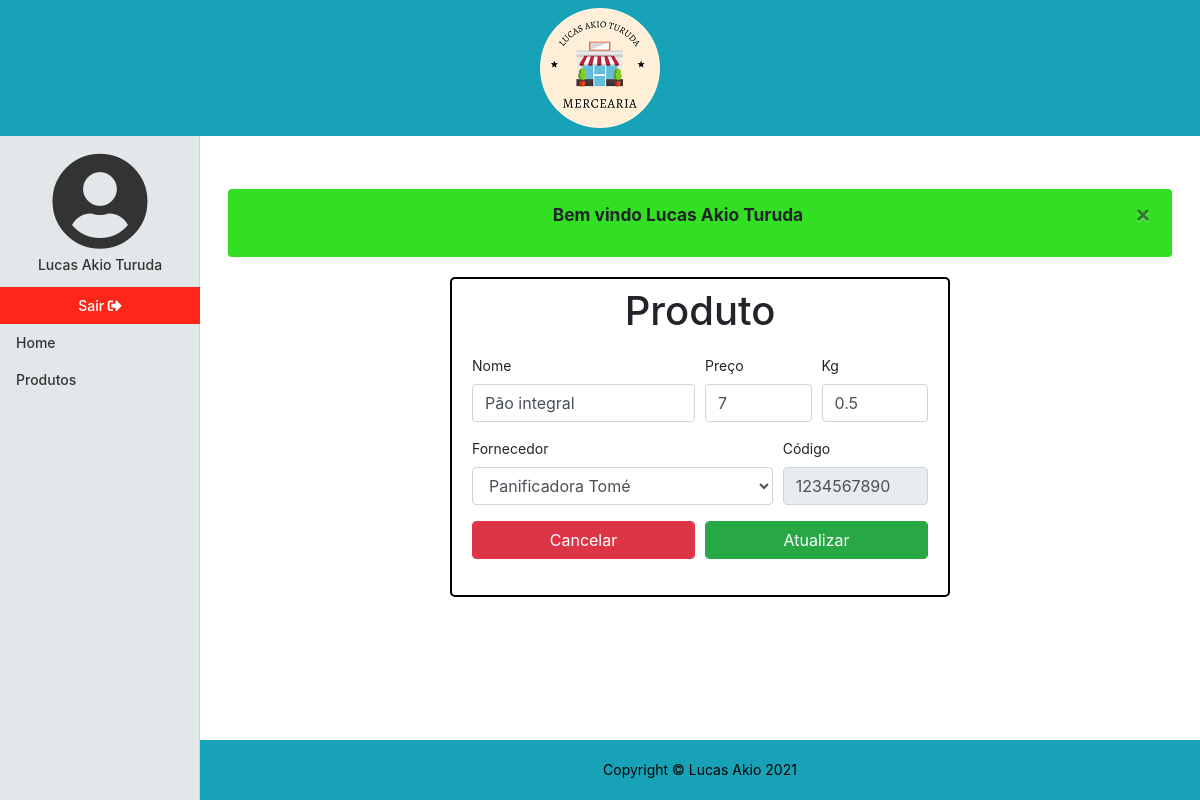
The app's page /produtos/editar/&id=1 (signed in), older data.
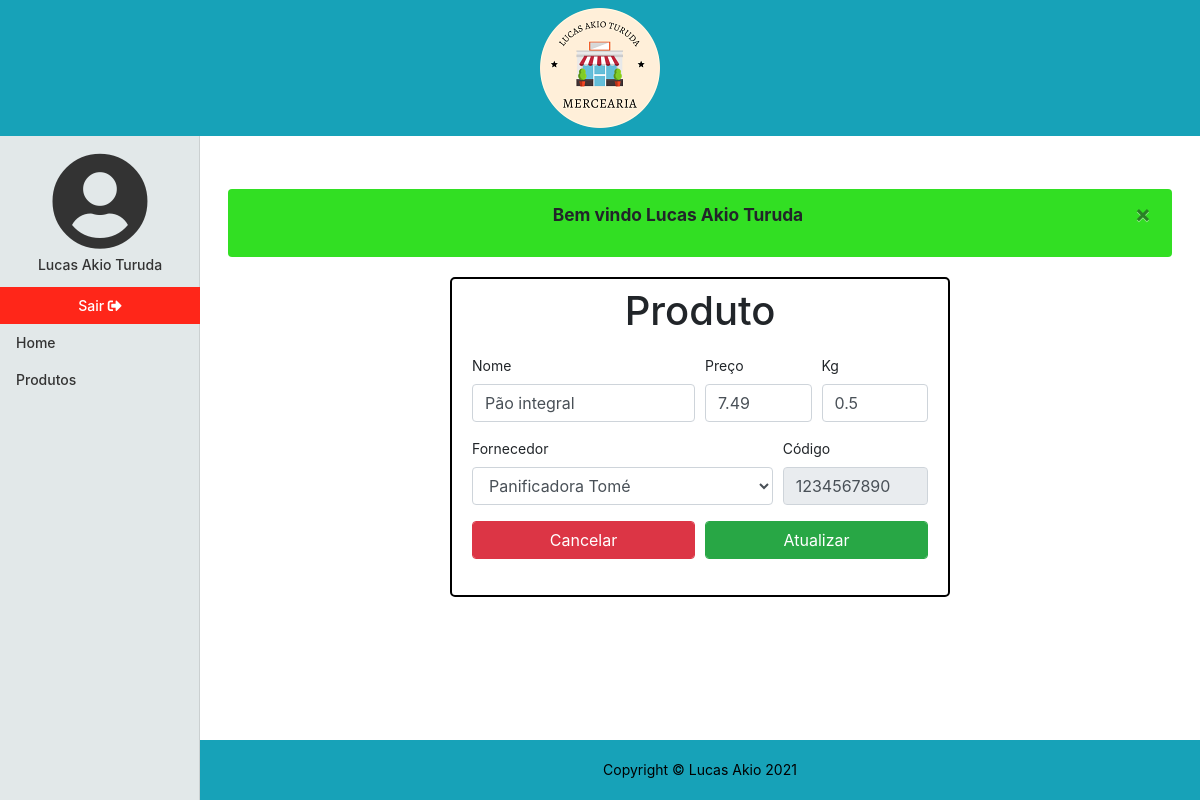
The same page, newer data.
### tables this page shows
CREATE TABLE `produto` (
  `id` int NOT NULL AUTO_INCREMENT,
  `nome` varchar(30) NOT NULL,
  `preco` double NOT NULL,
  `fornecedor_id` int NOT NULL,
  `codigo_id` int NOT NULL,
  `kilograma` double NOT NULL DEFAULT '0',
  `dt_registro` datetime NOT NULL,
  PRIMARY KEY (`id`,`fornecedor_id`,`codigo_id`),
  KEY `fk_produto_fornecedor_idx` (`fornecedor_id`),
  KEY `fk_produto_codigo_idx` (`codigo_id`),
  CONSTRAINT `fk_produto_codigo` FOREIGN KEY (`codigo_id`) REFERENCES `codigo` (`id`) ON DELETE RESTRICT ON UPDATE RESTRICT,
  CONSTRAINT `fk_produto_fornecedor` FOREIGN KEY (`fornecedor_id`) REFERENCES `fornecedor` (`id`)
);

CREATE TABLE `fornecedor` (
  `id` int NOT NULL AUTO_INCREMENT,
  `nome` varchar(50) NOT NULL,
  `cnpj` varchar(18) NOT NULL,
  `dt_registro` datetime NOT NULL,
  PRIMARY KEY (`id`),
  UNIQUE KEY `cnpj_UNIQUE` (`cnpj`)
);

CREATE TABLE `codigo` (
  `id` int NOT NULL AUTO_INCREMENT,
  `barra` varchar(43) NOT NULL DEFAULT '1234567890',
  PRIMARY KEY (`id`),
  UNIQUE KEY `barra_UNIQUE` (`barra`)
);

### core/ConfigController.php (called while the page is built, shortened)
<?php
class ConfigController
{
    private string $urlMetodo;
    public function __construct()
    {
        if(!empty(filter_input(INPUT_GET,"url",FILTER_SANITIZE_URL)))
        {
            $this->url = filter_input(INPUT_GET,"url",FILTER_SANITIZE_URL);
            $this->urlDividida = explode('/',$this->url,);
            if(isset($this->urlDividida[1]) && !empty($this->urlDividida[1]))
            {
                $this->urlMetodo = $this->urlDividida[1];
            }
            else{
                $this->urlMetodo = "index";
            }
        }
        else{
            $this->urlController = "login";
            $this->urlMetodo = "index";
        }
    }
    public function carregar()
    {
        $metodo = $this->urlMetodo;
        $pagina = new $classe();
        $pagina->$metodo();
    }
}
?>

### index.php (called while the page is built, shortened)
<?php
$url = new Core\ConfigController();
$url->carregar();
?>

### app/Model/Model.php (called while the page is built, shortened)
<?php
class Model extends Conexao
{
    private $conn;
    private $resultado;
    function __construct()
    {
        $this->conn = parent::conectar();
    }
    final protected function projetarExpecifico($query,$parametros = array(), bool $unico = true)
    {
        $this->query = $this->conn->prepare($query);
        $this->parametros($this->query,$parametros);
        $this->query->execute();
        if($unico){
            $this->resultado = $this->query->fetch(PDO::FETCH_ASSOC);
        }
        else{
            $this->resultado = $this->query->fetchAll(PDO::FETCH_ASSOC);
        }
        return $this->resultado;
    }
    private function parametros($query,$parametros = array()): void
    {
        foreach($parametros as $parametro => $valor)
        {
            $this->valoresParam($query,$parametro,$valor);
        }
    }
    private function valoresParam($query,$parametro,$valor): void
    {
        $query->bindParam(":$parametro",$valor);
    }
}
?>

### app/Model/Conexao.php (called while the page is built, shortened)
<?php
class Conexao
{
   private $bdType = "mysql";
   private $host = "localhost";
   private $user = "root";
   private $password = "root";
   private $port = 3306;
   private $bdname = "mercearia";
   protected function conectar()
   {
       try{
            $con = new PDO($this->bdType.':host='.$this->host.';port='.$this->port.';dbname='.$this->bdname, $this->user, $this->password);
            $con->setAttribute(PDO::ATTR_ERRMODE, PDO::ERRMODE_EXCEPTION);
            return $con;
       }
       catch(PDOException $e)
       {
           $alerta = new \App\Model\Alerta();
           $msg= $alerta->alertaFalha("Não foi possivel realizar uma conexão com o site, tente novamente!");
           $_SESSION['msg'] = $msg;
            header("Location:". URL . "paginaInvalida/index");
            exit();
       }
   }
}

### app/Model/Produtos.php (called while the page is built, shortened)
<?php
    class Produtos extends Model
    {
        public function editar($id): array
        {
            $produto = parent::projetarExpecifico(
            "SELECT p.id, p.nome, p.preco, p.fornecedor_id, f.nome AS fornecedor, p.codigo_id, c.barra AS codigo, p.kilograma, p.dt_registro
            FROM produto p
            INNER JOIN fornecedor f
            ON p.fornecedor_id = f.id
            INNER JOIN codigo c
            ON p.codigo_id = c.id
            WHERE p.id = :id LIMIT 1",$id,false);
            if(!empty($produto)){
                return $produto;
            }
            exit();
        }
    }
?>

### app/View/produto/editar.php (the view, shortened to what the changed rows need)
<!DOCTYPE html>
<html lang="pt-br">
<head>
    <link rel="stylesheet" href="https://cdn.jsdelivr.net/npm/bootstrap@4.6.0/dist/css/bootstrap.min.css">
    <link href="<?php echo URL; ?>app/Assets/css/mercearia.css" rel="stylesheet">
    <link href="<?php echo URL; ?>app/Assets/fontawesome/css/all.css" rel="stylesheet">
</head>
<?php
include_once "app/View/include/header.php";
?>
<div class="container-fluid">
    <div class="row">
        <?php
        include_once "app/View/include/menulateral.php";
        ?>
        <div class="col-md-9 ml-auto col-lg-10 principal">
            <main role="main" class="m-2">
                <?php
                if (isset($_SESSION['msg'])) {
                    echo $_SESSION['msg'];
                }
                $produto = $this->dados[0];
                ?>
                <div id="form-atualizar">
                    <h1 class="text-center mt-2">Produto</h1>
                    <form action="<?php echo URL;?>produtos/atualizar" method="POST">
                        <div class="form-row">
                            <div class="form-group col-12 col-sm-6">
                                <label for="form_nome">Nome</label>
                                <input type="text" name="nome" class="form-control" id="form_nome" value="<?php echo $produto['nome'] ?>">
                            </div>
                            <div class="form-group col-6 col-sm-3">
                                <label for="form_preco">Preço</label>
                                <input type="number" name="preco" id="form_preco" class="form-control" value="<?php echo $produto['preco'] ?>" min="0.10" step="0.01">
                            </div>
                            <div class="form-group col-6 col-sm-3">
                                <label for="form_kilograma">Kg</label>
                                <input type="number" name="kilograma" id="form_kilograma" class="form-control" value="<?php echo $produto['kilograma'] ?>" min='0.001' step="0.001">
                            </div>
                        </div>
                        <div class="form-row">
                            <div class="form-group col-12 col-sm-8">
                                <label for="form_fornecedor">Fornecedor</label>
                                <select name="fornecedor_id" class="form-control" id="form_fornecedor">
                                    <option value="<?php echo $produto['fornecedor_id']?>" id="option_padrao" selected><?php echo $produto['fornecedor']?></option>
                                </select>
                            </div>
                            <div class="form-group col-12 col-sm-4">
                                <label for="form-codigo">Código</label>
                                <input type="text" name="codigo" value="<?php echo $produto['codigo']?>" id="form-codigo" class="form-control" disabled>
                            </div>
                        </div>
                        <div class="form-row">
                            <div class="form-group col-6">
                                <a href="<?php echo URL ?>produtos/index" class="form-control btn btn-danger">Cancelar</a>
                            </div>
                            <div class="form-group col-6">
                                <input type="submit" value="Atualizar" name="btn_atualizar" class="form-control btn btn-success">
                            </div>
                        </div>
                    </form>
                </div>
            </main>
            <?php
            include_once "app/View/include/footer.php";
            ?>
            </body>
</html

Row changes from the older to the newer data that the page shows:
changed produto "Pão integral": preco "7" → "7.49"
